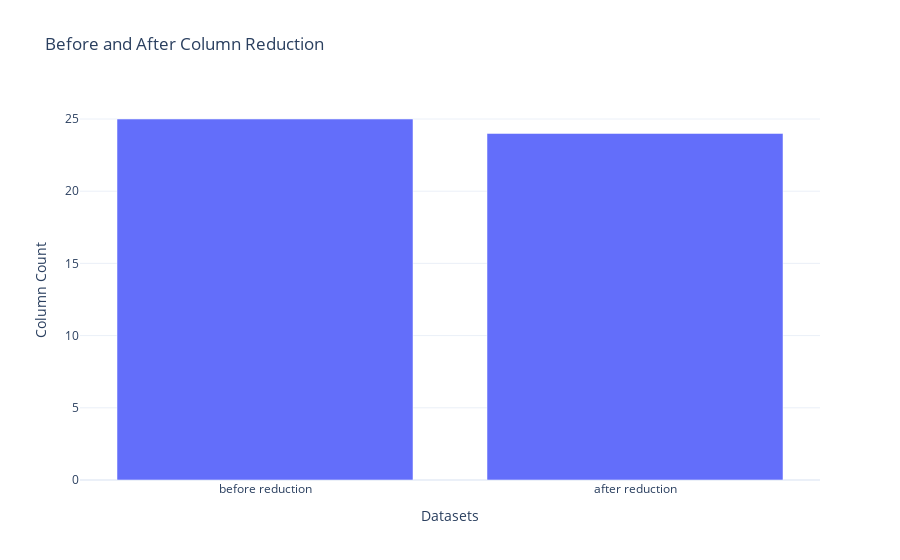

This figure's notebook cell:
### Code cell
x_values = ['before reduction', 'after reduction']
y_values = [len(static.columns), len(static_acceptable_cols)]      

# Create a bar chart
fig = go.Figure([go.Bar(x=x_values, y=y_values)])

# Customize layout
fig.update_layout(title='Before and After Column Reduction',
                  xaxis_title='Datasets',
                  yaxis_title='Column Count',
                  template='plotly_white')

# Show plot
fig.show()

### Figure 1 — Plotly figure (JSON) as saved in the notebook; plotly's stock layout.template omitted (floating-point values rounded to 4 significant figures)
{"data": [{"type": "bar", "x": ["before reduction", "after reduction"], "y": [25, 24]}], "layout": {"title": {"text": "Before and After Column Reduction"}, "xaxis": {"title": {"text": "Datasets"}}, "yaxis": {"title": {"text": "Column Count"}}}}
